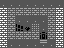

A level layout from a 2D game, rendered from its tile map. Below: a short description, then the map file with its tile-grid data intact:
An orthogonal 8x6 tile map with 8x8 px tiles, 1 tile layer (Tile Layer 1).

<map version="1.5" tiledversion="1.6.0" orientation="orthogonal" renderorder="right-down" width="8" height="6" tilewidth="8" tileheight="8" infinite="0" nextlayerid="2" nextobjectid="1">
 <tileset firstgid="1" source="bg.tsx" />
 <layer id="1" name="Tile Layer 1" width="8" height="6">
  <data encoding="csv">
2,2,2,2,2,2,2,2,
3,72,72,72,72,72,72,3,
3,72,2,2,2,2,72,3,
3,72,15,73,9,2,72,3,
3,72,72,72,72,64,72,3,
3,2,2,2,2,97,2,3
</data>
 </layer>
</map>